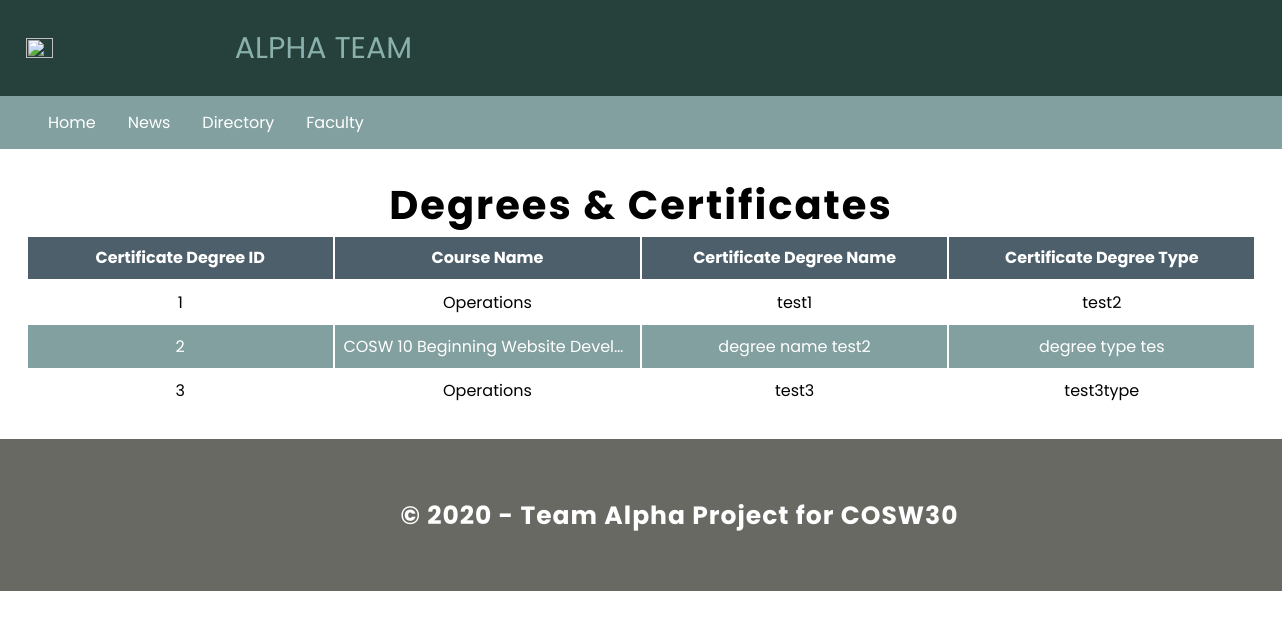
Screenshot of /faculty-degree_certificate.php with the database file from the repository.
### tables this page shows
CREATE TABLE `DEGREE_CERTIFICATE` (
  `cert_deg_id` int(11) NOT NULL,
  `course_id` int(11) NOT NULL,
  `cert_deg_name` varchar(25) NOT NULL,
  `cert_deg_type` varchar(15) NOT NULL
);

CREATE TABLE `COURSES` (
  `department_id` int(11) NOT NULL,
  `user_id` int(11) DEFAULT NULL,
  `course_name` varchar(80) NOT NULL,
  `course_units` int(11) NOT NULL,
  `course_id` int(11) NOT NULL,
  `status` varchar(15) NOT NULL DEFAULT 'Active'
);

### faculty-degree_certificate.php (the view, shortened to what this page needs)
<?php
include 'faculty-header.php';
?>
<main>
<h1>Degrees & Certificates</h1>
<?php
require('mysqli_connect.php');
$query="SELECT cert_deg_id,cert_deg_name,cert_deg_type,course_name FROM DEGREE_CERTIFICATE
INNER JOIN COURSES
ON DEGREE_CERTIFICATE.course_id=COURSES.course_id";
$result = mysqli_query($connection, $query);
echo "<table><thead><td class='center'>Certificate Degree ID</td>
<td>Course Name</td>
<td>Certificate Degree Name</td>
<td>Certificate Degree Type</td>
</thead>";
while ($row = mysqli_fetch_assoc($result)) {
echo "<tr>
<td>" . $row['cert_deg_id'] . "</td>
<td>" .$row['course_name'] . "</td>
<td>" .$row['cert_deg_name'] . "</td>
<td>" .$row['cert_deg_type'] . "</td>
</tr>";
}
echo "</table>";
?>
</main>
<?php
include 'faculty-footer.php';
?>
</body>
</html>

### assets-user.css (style rules this page uses)
* { padding: 0px; margin: 0px; font-family: 'Poppins', serif; }
main { margin:2% 2%; }
h1 { text-align:center; font-size:2.5em; letter-spacing: 2; }
table { text-align: center; width: 100%; border:none; }
thead { text-align: center; background-color: #4C5F6B; color: #ffffff; }
tr:nth-child(even) { background-color: #83A0A0; color: #ffffff; }
td { padding: .7%; max-width: 100px; overflow: hidden; text-overflow: ellipsis; white-space: nowrap; }
thead { font-weight: bold; }
.center { text-align:center; }

### rows the page displays
degree_certificate: cert_deg_id "1", course.course_name "Operations", cert_deg_name "test1", cert_deg_type "test2"
degree_certificate: cert_deg_id "2", course.course_name "COSW 10 Beginning Website Devel…", cert_deg_name "degree name test2", cert_deg_type "degree type tes"
degree_certificate: cert_deg_id "3", course.course_name "Operations", cert_deg_name "test3", cert_deg_type "test3type"

### other values shown
date(Y) "2020"
